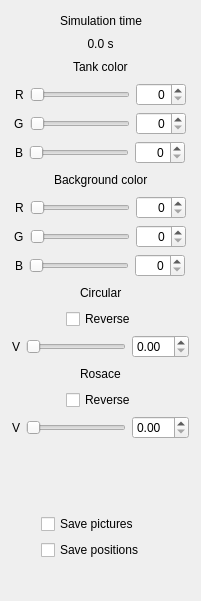
   <widget class="QWidget" name="verticalLayoutWidget_2">
    <property name="geometry">
     <rect>
      <x>600</x>
      <y>0</y>
      <width>201</width>
      <height>601</height>
     </rect>
    </property>
    <layout class="QVBoxLayout" name="verticalLayout_2">
     <property name="sizeConstraint">
      <enum>QLayout::SetMaximumSize</enum>
     </property>
     <item>
      <layout class="QHBoxLayout" name="horizontalLayout">
       <item>
        <spacer name="horizontalSpacer_18">
         <property name="orientation">
          <enum>Qt::Horizontal</enum>
         </property>
         <property name="sizeHint" stdset="0">
          <size>
           <width>40</width>
           <height>20</height>
          </size>
         </property>
        </spacer>
       </item>
       <item>
        <widget class="QLabel" name="label">
         <property name="text">
          <string>Simulation time</string>
         </property>
        </widget>
       </item>
       <item>
        <spacer name="horizontalSpacer_19">
         <property name="orientation">
          <enum>Qt::Horizontal</enum>
         </property>
         <property name="sizeHint" stdset="0">
          <size>
           <width>40</width>
           <height>20</height>
          </size>
         </property>
        </spacer>
       </item>
      </layout>
     </item>
     <item>
      <layout class="QHBoxLayout" name="horizontalLayout_2">
       <item>
        <widget class="QLabel" name="timeLabel">
         <property name="text">
          <string>0.0 s</string>
         </property>
         <property name="alignment">
          <set>Qt::AlignCenter</set>
         </property>
        </widget>
       </item>
      </layout>
     </item>
     <item>
      <layout class="QVBoxLayout" name="loadVLayout">
       <item>
        <layout class="QHBoxLayout" name="horizontalLayout_5">
         <item>
          <spacer name="horizontalSpacer_14">
           <property name="orientation">
            <enum>Qt::Horizontal</enum>
           </property>
           <property name="sizeHint" stdset="0">
            <size>
             <width>40</width>
             <height>20</height>
            </size>
           </property>
          </spacer>
         </item>
         <item>
          <widget class="QLabel" name="TankLabel">
           <property name="text">
            <string>Tank color</string>
           </property>
          </widget>
         </item>
         <item>
          <spacer name="horizontalSpacer_9">
           <property name="orientation">
            <enum>Qt::Horizontal</enum>
           </property>
           <property name="sizeHint" stdset="0">
            <size>
             <width>40</width>
             <height>20</height>
            </size>
           </property>
          </spacer>
         </item>
        </layout>
       </item>
       <item>
        <layout class="QHBoxLayout" name="horizontalLayout_4">
         <item>
          <spacer name="horizontalSpacer_12">
           <property name="orientation">
            <enum>Qt::Horizontal</enum>
           </property>
           <property name="sizeHint" stdset="0">
            <size>
             <width>40</width>
             <height>20</height>
            </size>
           </property>
          </spacer>
         </item>
         <item>
          <widget class="QLabel" name="label_2">
           <property name="text">
            <string>R</string>
           </property>
          </widget>
         </item>
         <item>
          <widget class="QSlider" name="TankRedSlider">
           <property name="enabled">
            <bool>true</bool>
           </property>
           <property name="sizePolicy">
            <sizepolicy hsizetype="Fixed" vsizetype="Fixed">
             <horstretch>0</horstretch>
             <verstretch>0</verstretch>
            </sizepolicy>
           </property>
           <property name="minimumSize">
            <size>
             <width>100</width>
             <height>0</height>
            </size>
           </property>
           <property name="baseSize">
            <size>
             <width>0</width>
             <height>0</height>
            </size>
           </property>
           <property name="maximum">
            <number>255</number>
           </property>
           <property name="pageStep">
            <number>1</number>
           </property>
           <property name="orientation">
            <enum>Qt::Horizontal</enum>
           </property>
          </widget>
         </item>
         <item>
          <widget class="QSpinBox" name="tankRedSpinbox">
           <property name="minimumSize">
            <size>
             <width>50</width>
             <height>0</height>
            </size>
           </property>
           <property name="alignment">
            <set>Qt::AlignRight|Qt::AlignTrailing|Qt::AlignVCenter</set>
           </property>
           <property name="maximum">
            <number>255</number>
           </property>
          </widget>
         </item>
         <item>
          <spacer name="horizontalSpacer_13">
           <property name="orientation">
            <enum>Qt::Horizontal</enum>
           </property>
           <property name="sizeHint" stdset="0">
            <size>
             <width>40</width>
             <height>20</height>
            </size>
           </property>
          </spacer>
         </item>
        </layout>
       </item>
       <item>
        <layout class="QHBoxLayout" name="horizontalLayout_6">
         <item>
          <spacer name="horizontalSpacer_15">
           <property name="orientation">
            <enum>Qt::Horizontal</enum>
           </property>
           <property name="sizeHint" stdset="0">
            <size>
             <width>40</width>
             <height>20</height>
            </size>
           </property>
          </spacer>
         </item>
         <item>
          <widget class="QLabel" name="label_3">
           <property name="text">
            <string>G</string>
           </property>
          </widget>
         </item>
         <item>
          <widget class="QSlider" name="TankGreenSlider">
           <property name="enabled">
            <bool>true</bool>
           </property>
           <property name="sizePolicy">
            <sizepolicy hsizetype="Fixed" vsizetype="Fixed">
             <horstretch>0</horstretch>
             <verstretch>0</verstretch>
            </sizepolicy>
           </property>
           <property name="minimumSize">
            <size>
             <width>100</width>
             <height>0</height>
            </size>
           </property>
           <property name="baseSize">
            <size>
             <width>0</width>
             <height>0</height>
            </size>
           </property>
           <property name="maximum">
            <number>255</number>
           </property>
           <property name="orientation">
            <enum>Qt::Horizontal</enum>
           </property>
          </widget>
         </item>
         <item>
          <widget class="QSpinBox" name="tankGreenSpinbox">
           <property name="minimumSize">
            <size>
             <width>50</width>
             <height>0</height>
            </size>
           </property>
           <property name="alignment">
            <set>Qt::AlignRight|Qt::AlignTrailing|Qt::AlignVCenter</set>
           </property>
           <property name="maximum">
            <number>255</number>
           </property>
          </widget>
         </item>
         <item>
          <spacer name="horizontalSpacer_16">
           <property name="orientation">
            <enum>Qt::Horizontal</enum>
           </property>
           <property name="sizeHint" stdset="0">
            <size>
             <width>40</width>
             <height>20</height>
            </size>
           </property>
          </spacer>
         </item>
        </layout>
       </item>
       <item>
        <layout class="QHBoxLayout" name="horizontalLayout_3">
         <item>
          <spacer name="horizontalSpacer_10">
           <property name="orientation">
            <enum>Qt::Horizontal</enum>
           </property>
           <property name="sizeHint" stdset="0">
            <size>
             <width>40</width>
             <height>20</height>
            </size>
           </property>
          </spacer>
         </item>
         <item>
          <widget class="QLabel" name="label_4">
           <property name="text">
            <string>B</string>
           </property>
          </widget>
         </item>
         <item>
          <widget class="QSlider" name="TankBlueSlider">
           <property name="enabled">
            <bool>true</bool>
           </property>
           <property name="sizePolicy">
            <sizepolicy hsizetype="Fixed" vsizetype="Fixed">
             <horstretch>0</horstretch>
             <verstretch>0</verstretch>
            </sizepolicy>
           </property>
           <property name="minimumSize">
            <size>
             <width>100</width>
             <height>0</height>
            </size>
           </property>
           <property name="baseSize">
            <size>
             <width>0</width>
             <height>0</height>
            </size>
           </property>
           <property name="maximum">
            <number>255</number>
           </property>
           <property name="orientation">
            <enum>Qt::Horizontal</enum>
           </property>
          </widget>
         </item>
         <item>
          <widget class="QSpinBox" name="tankBlueSpinbox">
           <property name="minimumSize">
            <size>
             <width>50</width>
             <height>0</height>
            </size>
           </property>
           <property name="alignment">
            <set>Qt::AlignRight|Qt::AlignTrailing|Qt::AlignVCenter</set>
           </property>
           <property name="maximum">
            <number>255</number>
           </property>
          </widget>
         </item>
         <item>
          <spacer name="horizontalSpacer_11">
           <property name="orientation">
            <enum>Qt::Horizontal</enum>
           </property>
           <property name="sizeHint" stdset="0">
            <size>
             <width>40</width>
             <height>20</height>
            </size>
           </property>
          </spacer>
         </item>
        </layout>
       </item>
      </layout>
     </item>
     <item>
      <layout class="QVBoxLayout" name="loadVLayout_2">
       <item>
        <layout class="QHBoxLayout" name="horizontalLayout_12"/>
       </item>
       <item>
        <layout class="QHBoxLayout" name="horizontalLayout_13">
         <item>
          <spacer name="horizontalSpacer_22">
           <property name="orientation">
            <enum>Qt::Horizontal</enum>
           </property>
           <property name="sizeHint" stdset="0">
            <size>
             <width>40</width>
             <height>20</height>
            </size>
           </property>
          </spacer>
         </item>
         <item>
          <widget class="QLabel" name="BGLabel">
           <property name="text">
            <string>Background color</string>
           </property>
          </widget>
         </item>
         <item>
          <spacer name="horizontalSpacer_23">
           <property name="orientation">
            <enum>Qt::Horizontal</enum>
           </property>
           <property name="sizeHint" stdset="0">
            <size>
             <width>40</width>
             <height>20</height>
            </size>
           </property>
          </spacer>
         </item>
        </layout>
       </item>
       <item>
        <layout class="QHBoxLayout" name="horizontalLayout_14">
         <item>
          <spacer name="horizontalSpacer_24">
           <property name="orientation">
            <enum>Qt::Horizontal</enum>
           </property>
           <property name="sizeHint" stdset="0">
            <size>
             <width>40</width>
             <height>20</height>
            </size>
           </property>
          </spacer>
         </item>
         <item>
          <widget class="QLabel" name="label_5">
           <property name="text">
            <string>R</string>
           </property>
          </widget>
         </item>
         <item>
          <widget class="QSlider" name="BackRedSlider">
           <property name="enabled">
            <bool>true</bool>
           </property>
           <property name="sizePolicy">
            <sizepolicy hsizetype="Fixed" vsizetype="Fixed">
             <horstretch>0</horstretch>
             <verstretch>0</verstretch>
            </sizepolicy>
           </property>
           <property name="minimumSize">
            <size>
             <width>100</width>
             <height>0</height>
            </size>
           </property>
           <property name="baseSize">
            <size>
             <width>0</width>
             <height>0</height>
            </size>
           </property>
           <property name="maximum">
            <number>255</number>
           </property>
           <property name="orientation">
            <enum>Qt::Horizontal</enum>
           </property>
          </widget>
         </item>
         <item>
          <widget class="QSpinBox" name="bgRedSpinbox">
           <property name="minimumSize">
            <size>
             <width>50</width>
             <height>0</height>
            </size>
           </property>
           <property name="alignment">
            <set>Qt::AlignRight|Qt::AlignTrailing|Qt::AlignVCenter</set>
           </property>
           <property name="maximum">
            <number>255</number>
           </property>
          </widget>
         </item>
         <item>
          <spacer name="horizontalSpacer_25">
           <property name="orientation">
            <enum>Qt::Horizontal</enum>
           </property>
           <property name="sizeHint" stdset="0">
            <size>
             <width>40</width>
             <height>20</height>
            </size>
           </property>
          </spacer>
         </item>
        </layout>
       </item>
       <item>
        <layout class="QHBoxLayout" name="horizontalLayout_15">
         <item>
          <spacer name="horizontalSpacer_26">
           <property name="orientation">
            <enum>Qt::Horizontal</enum>
           </property>
           <property name="sizeHint" stdset="0">
            <size>
             <width>40</width>
             <height>20</height>
            </size>
           </property>
          </spacer>
         </item>
         <item>
          <widget class="QLabel" name="label_6">
           <property name="text">
            <string>G</string>
           </property>
          </widget>
         </item>
         <item>
          <widget class="QSlider" name="BackGreenSlider">
           <property name="enabled">
            <bool>true</bool>
           </property>
           <property name="sizePolicy">
            <sizepolicy hsizetype="Fixed" vsizetype="Fixed">
             <horstretch>0</horstretch>
             <verstretch>0</verstretch>
            </sizepolicy>
           </property>
           <property name="minimumSize">
            <size>
             <width>100</width>
             <height>0</height>
            </size>
           </property>
           <property name="baseSize">
            <size>
             <width>0</width>
             <height>0</height>
            </size>
           </property>
           <property name="maximum">
            <number>255</number>
           </property>
           <property name="orientation">
            <enum>Qt::Horizontal</enum>
           </property>
          </widget>
         </item>
         <item>
          <widget class="QSpinBox" name="bgGreenSpinbox">
           <property name="minimumSize">
            <size>
             <width>50</width>
             <height>0</height>
            </size>
           </property>
           <property name="alignment">
            <set>Qt::AlignRight|Qt::AlignTrailing|Qt::AlignVCenter</set>
           </property>
           <property name="maximum">
            <number>255</number>
           </property>
          </widget>
         </item>
         <item>
          <spacer name="horizontalSpacer_27">
           <property name="orientation">
            <enum>Qt::Horizontal</enum>
           </property>
           <property name="sizeHint" stdset="0">
            <size>
             <width>40</width>
             <height>20</height>
            </size>
           </property>
          </spacer>
         </item>
        </layout>
       </item>
       <item>
        <layout class="QHBoxLayout" name="horizontalLayout_16">
         <item>
          <spacer name="horizontalSpacer_28">
           <property name="orientation">
            <enum>Qt::Horizontal</enum>
           </property>
           <property name="sizeHint" stdset="0">
            <size>
             <width>40</width>
             <height>20</height>
            </size>
           </property>
          </spacer>
         </item>
         <item>
          <widget class="QLabel" name="label_7">
           <property name="text">
            <string>B</string>
           </property>
          </widget>
         </item>
         <item>
          <widget class="QSlider" name="BackBlueSlider">
           <property name="enabled">
            <bool>true</bool>
           </property>
           <property name="sizePolicy">
            <sizepolicy hsizetype="Fixed" vsizetype="Fixed">
             <horstretch>0</horstretch>
             <verstretch>0</verstretch>
            </sizepolicy>
           </property>
           <property name="minimumSize">
            <size>
             <width>100</width>
             <height>0</height>
            </size>
           </property>
           <property name="baseSize">
            <size>
             <width>0</width>
             <height>0</height>
            </size>
           </property>
           <property name="maximum">
            <number>255</number>
           </property>
           <property name="orientation">
            <enum>Qt::Horizontal</enum>
           </property>
          </widget>
         </item>
         <item>
          <widget class="QSpinBox" name="bgBlueSpinbox">
           <property name="minimumSize">
            <size>
             <width>50</width>
             <height>0</height>
            </size>
           </property>
           <property name="alignment">
            <set>Qt::AlignRight|Qt::AlignTrailing|Qt::AlignVCenter</set>
           </property>
           <property name="maximum">
            <number>255</number>
           </property>
          </widget>
         </item>
         <item>
          <spacer name="horizontalSpacer_29">
           <property name="orientation">
            <enum>Qt::Horizontal</enum>
           </property>
           <property name="sizeHint" stdset="0">
            <size>
             <width>40</width>
             <height>20</height>
            </size>
           </property>
          </spacer>
         </item>
        </layout>
       </item>
      </layout>
     </item>
     <item>
      <layout class="QVBoxLayout" name="verticalLayout">
       <item>
        <layout class="QVBoxLayout" name="vlCircular">
         <item>
          <layout class="QHBoxLayout" name="horizontalLayout_9">
           <item>
            <spacer name="horizontalSpacer">
             <property name="orientation">
              <enum>Qt::Horizontal</enum>
             </property>
             <property name="sizeHint" stdset="0">
              <size>
               <width>40</width>
               <height>20</height>
              </size>
             </property>
            </spacer>
           </item>
           <item>
            <widget class="QLabel" name="label_8">
             <property name="text">
              <string>Circular</string>
             </property>
            </widget>
           </item>
           <item>
            <spacer name="horizontalSpacer_2">
             <property name="orientation">
              <enum>Qt::Horizontal</enum>
             </property>
             <property name="sizeHint" stdset="0">
              <size>
               <width>40</width>
               <height>20</height>
              </size>
             </property>
            </spacer>
           </item>
          </layout>
         </item>
         <item>
          <layout class="QHBoxLayout" name="hlReverse">
           <item>
            <spacer name="horizontalSpacer_17">
             <property name="orientation">
              <enum>Qt::Horizontal</enum>
             </property>
             <property name="sizeHint" stdset="0">
              <size>
               <width>40</width>
               <height>20</height>
              </size>
             </property>
            </spacer>
           </item>
           <item>
            <widget class="QCheckBox" name="chkReverse">
             <property name="text">
              <string>Reverse</string>
             </property>
            </widget>
           </item>
           <item>
            <spacer name="horizontalSpacer_20">
             <property name="orientation">
              <enum>Qt::Horizontal</enum>
             </property>
             <property name="sizeHint" stdset="0">
              <size>
               <width>40</width>
               <height>20</height>
              </size>
             </property>
            </spacer>
           </item>
          </layout>
         </item>
         <item>
          <layout class="QHBoxLayout" name="horizontalLayout_10">
           <item>
            <spacer name="horizontalSpacer_8">
             <property name="orientation">
              <enum>Qt::Horizontal</enum>
             </property>
             <property name="sizeHint" stdset="0">
              <size>
               <width>40</width>
               <height>20</height>
              </size>
             </property>
            </spacer>
           </item>
           <item>
            <widget class="QLabel" name="label_9">
             <property name="text">
              <string>V</string>
             </property>
            </widget>
           </item>
           <item>
            <widget class="QSlider" name="circularSpeedSlider">
             <property name="sizePolicy">
              <sizepolicy hsizetype="Fixed" vsizetype="Fixed">
               <horstretch>0</horstretch>
               <verstretch>0</verstretch>
              </sizepolicy>
             </property>
             <property name="minimumSize">
              <size>
               <width>100</width>
               <height>0</height>
              </size>
             </property>
             <property name="maximum">
              <number>1000</number>
             </property>
             <property name="value">
              <number>0</number>
             </property>
             <property name="orientation">
              <enum>Qt::Horizontal</enum>
             </property>
            </widget>
           </item>
           <item>
            <widget class="QDoubleSpinBox" name="circularSpeedBox">
             <property name="singleStep">
              <double>0.100000000000000</double>
             </property>
            </widget>
           </item>
           <item>
            <spacer name="horizontalSpacer_7">
             <property name="orientation">
              <enum>Qt::Horizontal</enum>
             </property>
             <property name="sizeHint" stdset="0">
              <size>
               <width>40</width>
               <height>20</height>
              </size>
             </property>
            </spacer>
           </item>
          </layout>
         </item>
        </layout>
       </item>
       <item>
        <layout class="QVBoxLayout" name="vlRosace">
         <item>
          <layout class="QHBoxLayout" name="horizontalLayout_11">
           <item>
            <spacer name="horizontalSpacer_21">
             <property name="orientation">
              <enum>Qt::Horizontal</enum>
             </property>
             <property name="sizeHint" stdset="0">
              <size>
               <width>40</width>
               <height>20</height>
              </size>
             </property>
            </spacer>
           </item>
           <item>
            <widget class="QLabel" name="label_10">
             <property name="text">
              <string>Rosace</string>
             </property>
            </widget>
           </item>
           <item>
            <spacer name="horizontalSpacer_30">
             <property name="orientation">
              <enum>Qt::Horizontal</enum>
             </property>
             <property name="sizeHint" stdset="0">
              <size>
               <width>40</width>
               <height>20</height>
              </size>
             </property>
            </spacer>
           </item>
          </layout>
         </item>
         <item>
          <layout class="QHBoxLayout" name="hlReverseRosace">
           <item>
            <spacer name="horizontalSpacer_31">
             <property name="orientation">
              <enum>Qt::Horizontal</enum>
             </property>
             <property name="sizeHint" stdset="0">
              <size>
               <width>40</width>
               <height>20</height>
              </size>
             </property>
            </spacer>
           </item>
           <item>
            <widget class="QCheckBox" name="chkReverseRosace">
             <property name="text">
              <string>Reverse</string>
             </property>
            </widget>
           </item>
           <item>
            <spacer name="horizontalSpacer_32">
             <property name="orientation">
              <enum>Qt::Horizontal</enum>
             </property>
             <property name="sizeHint" stdset="0">
              <size>
               <width>40</width>
               <height>20</height>
              </size>
             </property>
            </spacer>
           </item>
          </layout>
         </item>
         <item>
          <layout class="QHBoxLayout" name="horizontalLayout_17">
           <item>
            <spacer name="horizontalSpacer_33">
             <property name="orientation">
              <enum>Qt::Horizontal</enum>
             </property>
             <property name="sizeHint" stdset="0">
              <size>
               <width>40</width>
               <height>20</height>
              </size>
             </property>
            </spacer>
           </item>
           <item>
            <widget class="QLabel" name="label_11">
             <property name="text">
              <string>V</string>
             </property>
            </widget>
           </item>
           <item>
            <widget class="QSlider" name="rosaceSpeedSlider">
             <property name="sizePolicy">
              <sizepolicy hsizetype="Fixed" vsizetype="Fixed">
               <horstretch>0</horstretch>
               <verstretch>0</verstretch>
              </sizepolicy>
             </property>
             <property name="minimumSize">
              <size>
               <width>100</width>
               <height>0</height>
              </size>
             </property>
             <property name="maximum">
              <number>1000</number>
             </property>
             <property name="value">
              <number>0</number>
             </property>
             <property name="orientation">
              <enum>Qt::Horizontal</enum>
             </property>
            </widget>
           </item>
           <item>
            <widget class="QDoubleSpinBox" name="rosaceSpeedBox">
             <property name="singleStep">
              <double>0.100000000000000</double>
             </property>
            </widget>
           </item>
           <item>
            <spacer name="horizontalSpacer_34">
             <property name="orientation">
              <enum>Qt::Horizontal</enum>
             </property>
             <property name="sizeHint" stdset="0">
              <size>
               <width>40</width>
               <height>20</height>
              </size>
             </property>
            </spacer>
           </item>
          </layout>
         </item>
        </layout>
       </item>
       <item>
        <spacer name="verticalSpacer_4">
         <property name="orientation">
          <enum>Qt::Vertical</enum>
         </property>
         <property name="sizeHint" stdset="0">
          <size>
           <width>20</width>
           <height>40</height>
          </size>
         </property>
        </spacer>
       </item>
       <item>
        <layout class="QHBoxLayout" name="horizontalLayout_7">
         <item>
          <spacer name="horizontalSpacer_3">
           <property name="orientation">
            <enum>Qt::Horizontal</enum>
           </property>
           <property name="sizeType">
            <enum>QSizePolicy::Fixed</enum>
           </property>
           <property name="sizeHint" stdset="0">
            <size>
             <width>30</width>
             <height>20</height>
            </size>
           </property>
          </spacer>
         </item>
         <item>
          <widget class="QCheckBox" name="picturesCheckBox">
           <property name="text">
            <string>Save pictures</string>
           </property>
          </widget>
         </item>
         <item>
          <spacer name="horizontalSpacer_4">
           <property name="orientation">
            <enum>Qt::Horizontal</enum>
           </property>
           <property name="sizeHint" stdset="0">
            <size>
             <width>40</width>
             <height>20</height>
            </size>
           </property>
          </spacer>
         </item>
        </layout>
       </item>
       <item>
        <layout class="QHBoxLayout" name="horizontalLayout_8">
         <item>
          <spacer name="horizontalSpacer_6">
           <property name="orientation">
            <enum>Qt::Horizontal</enum>
           </property>
           <property name="sizeType">
            <enum>QSizePolicy::Fixed</enum>
           </property>
           <property name="sizeHint" stdset="0">
            <size>
             <width>30</width>
             <height>20</height>
            </size>
           </property>
          </spacer>
         </item>
         <item>
          <widget class="QCheckBox" name="positionsCheckBox">
           <property name="text">
            <string>Save positions</string>
           </property>
          </widget>
         </item>
         <item>
          <spacer name="horizontalSpacer_5">
           <property name="orientation">
            <enum>Qt::Horizontal</enum>
           </property>
           <property name="sizeHint" stdset="0">
            <size>
             <width>40</width>
             <height>20</height>
            </size>
           </property>
          </spacer>
         </item>
        </layout>
       </item>
      </layout>
     </item>
     <item>
      <spacer name="verticalSpacer_3">
       <property name="orientation">
        <enum>Qt::Vertical</enum>
       </property>
       <property name="sizeType">
        <enum>QSizePolicy::Fixed</enum>
       </property>
       <property name="sizeHint" stdset="0">
        <size>
         <width>20</width>
         <height>30</height>
        </size>
       </property>
      </spacer>
     </item>
    </layout>
   </widget>
